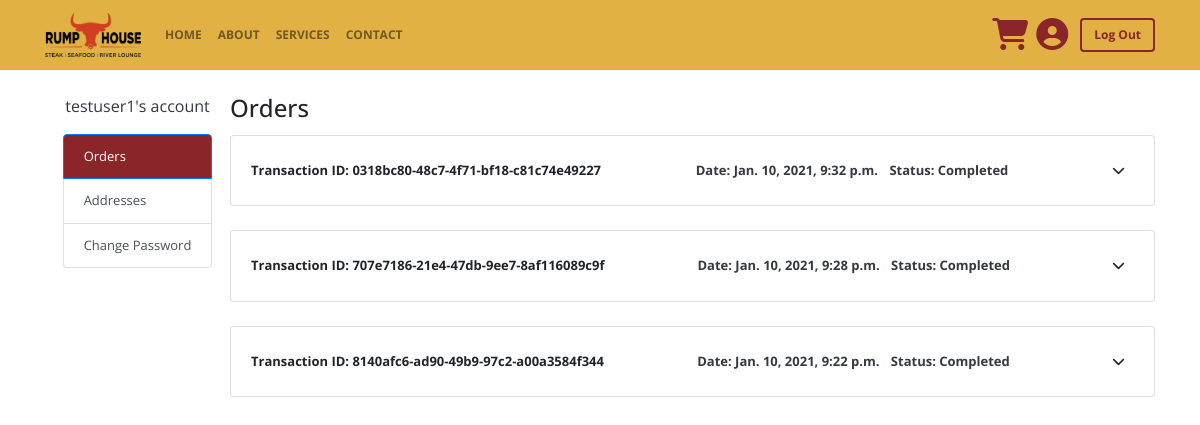
The page /profile/Orders/ (signed in) on the database its author committed.
### foodstore/models.py (models this page shows, shortened)
class Order(models.Model):
    customer = models.ForeignKey(Customer, on_delete=models.SET_NULL, null=True)
    date_created = models.DateTimeField(default=timezone.now)
    date_ordered = models.DateTimeField(null=True, blank=True)
    complete = models.BooleanField(default=False, null=True)
    transaction_id = models.UUIDField(null=True, blank=True)
    discount_code = models.ForeignKey(Voucher, on_delete=models.SET_NULL, null=True, blank=True)
    @property
    def get_cart_total(self):
        orderitems = self.orderitem_set.all()
        return f'{sum([item.get_total for item in orderitems]):.2f}'
    @property
    def get_discount_amount(self):
        if self.discount_code:
            if self.discount_code.discount_unit == 'Amount Off':
                discount = self.discount_code.discount
            elif self.discount_code.discount_unit == 'Percent Off':
                discount = self.discount_code.discount/100 * float(self.get_cart_total)
            return f'{discount:.2f}'
        return f'{0:.2f}'
    @property
    def get_delivery_fees(self):
        if float(self.get_cart_total):
            if (float(self.get_cart_total)-float(self.get_discount_amount)) < 30:
                return f'{8:.2f}'
        return f'{0:.2f}'
    @property
    def get_cart_grand_total(self):
        return f'{float(self.get_cart_total) + float(self.get_delivery_fees) - float(self.get_discount_amount):.2f}'

### foodstore/views.py (the view, shortened to what this page needs)
# urls.py: path('profile/<str:choice>/', views.ProfileView.as_view(), name='store-profile'),
class ProfileView(LoginRequiredMixin, ListView):
    template_name = 'foodstore/profile_orders.html'
    model = Order
    def get_orders_object_context(self, context, customer):
        orders = Order.objects.filter(customer=customer, complete=True).order_by('-date_ordered')
        context['orders'] = orders
        context['subtitle'] = 'Orders'
        context['title'] = 'Order History'
    def get_context_data(self, **kwargs):
        choice = self.kwargs.get('choice')
        context = super(ProfileView, self).get_context_data(**kwargs)
        customer, order = get_customer_and_order(self.request)
        context['kwargs'] = self.kwargs
        context['GET_subURL'] = ['Orders', 'Addresses', 'Change Password']
        if choice == 'Orders':
            self.get_orders_object_context(context, customer)
        elif choice == 'Addresses':
            self.get_address_object_context(context, customer)
        elif choice == 'Change Password':
            self.get_password_change_form_context(context)
        elif choice == 'Change Password Success':
            self.get_password_change_success_context(context)
        return context

### foodstore/models.py (called while the page is built)
    @property
    def imageURL(self):
        try:
            url = self.image.url
        except:
            url = ''
        return url

    @property
    def get_total(self):
        return self.product.price * self.quantity

### foodstore/utils.py (called while the page is built)
def get_customer_and_order(request):
    customer, created = Customer.objects.get_or_create(user=request.user, email=request.user.email, firstName=request.user.first_name, lastName=request.user.last_name)
    order, created = Order.objects.get_or_create(customer=customer, complete=False)
    return customer, order

### foodstore/templates/foodstore/profile_orders.html (shortened to what this page needs)
{% extends 'foodstore/profile_base.html' %}
{% load static %}
{% block profileContent %}
    {% if orders %}
        {% for order in orders %}
            <div class="card w-100 mb-4 font-small">
                <div class="card-body">
                    <div class="d-flex justify-content-between align-items-center font-weight-bold">
                        <div class="">Transaction ID: <span>{{ order.transaction_id }}</span></div>
                        <div class="">
                            <div class="text-dark d-inline mr-2">Date: <span>{{ order.date_ordered }}</span></div>
                            <div class="text-dark d-inline">Status: <span>{% if order.complete %} Completed {% else %} Pending {% endif %}</span></div>
                        </div>
                        <button class="btn font-small btn-sm" type="button" data-toggle="collapse" data-target="#orderID{{ order.id }}" aria-expanded="false" aria-controls="orderID{{ order.id }}">
                            <i class="fas fa-chevron-down"></i>
                        </button>
                    </div>
                </div>
            </div>
        {% endfor %}
    {% endif %}
{% endblock %}

### foodstore/templates/foodstore/profile_base.html
{% extends 'foodstore/base.html' %}
{% load static %}
{% block content %}
    <div class="container">
        <div id="profileContainer" class="d-flex">
                <aside class="col-lg-2">
                    <div class="side-sticky">
                        <div class="my-4">
                            <div class="row justify-content-center mb-3">
                                <div class="text-dark">{{ request.user }}'s account</div>
                            </div>
                            <div class="row justify-content-center">
                                <div id="profileChoices" class="list-group">
                                    {% for choice in GET_subURL %}
                                        {% if choice == kwargs.choice %}
                                            <a type="button" class="list-group-item list-group-item-action active" href="{% url 'store-profile' choice %}">{{ choice }}</a>
                                        {% else %}
                                            <a type="button" class="list-group-item list-group-item-action" href="{% url 'store-profile' choice %}">{{ choice }}</a>
                                        {% endif %}
                                    {% endfor %}
                                </div>
                            </div>
                        </div>
                    </div>
                </aside>
            <aside class="col-lg-10">
                <div class="my-4">
                    <div class="row">
                        <h4 id="accountTitle" class="card-title">{{ subtitle }}</h4>
                    </div>
                    <div id="accountContent" class="row justify-content-center">
                        {% block profileContent %}
                        {% endblock %}
                    </div>
                </div>
            </aside>
        </div>
    </div>
{% endblock %}

### foodstore/static/foodstore/main.css (style rules this page uses)
body { font-family: 'Open Sans', sans-serif; }
.list-group { font-size: small; }
.list-group-item.active { background-color: rgb(138, 37, 41)!important; }
.font-small { font-size: small; }
.side-sticky { position: sticky!important; top: 90px; }

### rows shown on the page
Order: transaction_id "0318bc80-48c7-4f71-bf18-c81c74e49227", date_ordered "Jan. 10, 2021, 9:32 p.m.", complete "Completed"
Order: transaction_id "707e7186-21e4-47db-9ee7-8af116089c9f", date_ordered "Jan. 10, 2021, 9:28 p.m.", complete "Completed"
Order: transaction_id "8140afc6-ad90-49b9-97c2-a00a3584f344", date_ordered "Jan. 10, 2021, 9:22 p.m.", complete "Completed"

### other values the page prints
{{ request.user }} "testuser1"
{{ choice }} "Orders"
{{ choice }} "Addresses" "Change Password"
{{ subtitle }} "Orders"
